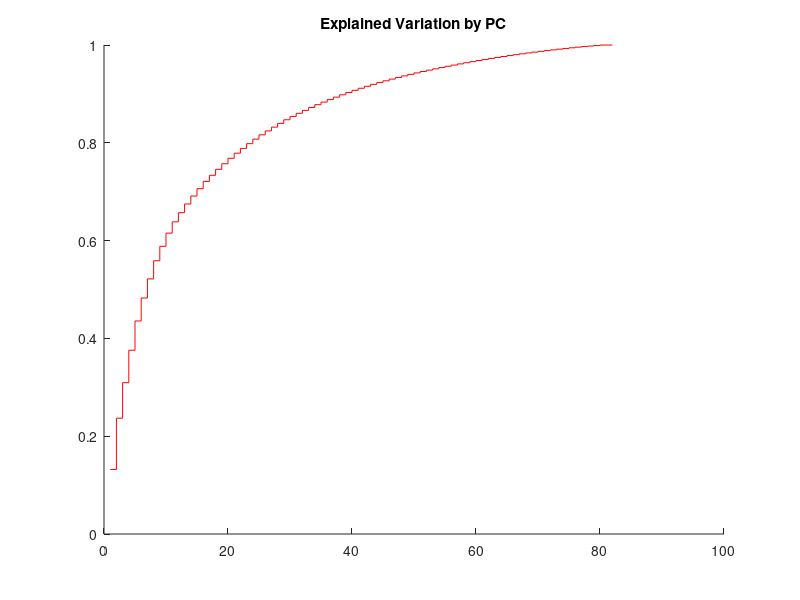

Reproduce this figure in MATLAB. (Note: this script raises an error after producing the figure.)
% Sean Bennett
% HW6

%% Question 1

load('CancerMicroarray.mat')

numTumors = length(G)
numGenes = length(X)

% There are 2308 different genes sequenced from 83 different tumors.

[coeffPC, scorePC, latentPC] = pca(X);

cumulativeLatent = cumsum(latentPC) / sum(latentPC);

numPC = max(find(cumulativeLatent < 0.95));

% You need 52 or 53 PCs to explain 95% of the data

figure;
hold on;
stairs(cumulativeLatent, 'Color', 'r');
title('Explained Variation by PC');
refline(0, 0.95);
line([52 52],[0 1]);
hold off;


linClass = fitcdiscr(scorePC(:, 1:10), G);
quadClass = fitcdiscr(scorePC(:, 1:10), G, 'DiscrimType', 'quadratic');

treeDiscr = fitctree(scorePC(:, 1:10), G);

%% Question 2

load('fisheriris');
numSpecies = length(unique(species));
numIris = length(species);
numMeas = size(meas,2);

% The measruements Ronald Fisher took were Petal Width, Petal Length, Sepal
% Width, and Sepal Length, measured in mm

[coeffPC2, scorePC2, latentPC2] = pca(meas);

figure; 
gscatter(scorePC2(:, 1), scorePC2(:, 2), species);
title('Iris measurements PCs 1 and 2 grouped by actual species');

kmeans2 = kmeans(meas, 2);
figure;
gscatter(scorePC2(:, 1), scorePC2(:, 2), kmeans2);
title('Iris measurements PCs 1 and 2 grouped by K-means = 2');

kmeans3 = kmeans(meas, 3);
figure;
gscatter(scorePC2(:, 1), scorePC2(:, 2), kmeans3);
title('Iris measurements PCs 1 and 2 grouped by K-means = 3');

kmeans4 = kmeans(meas, 4);
figure;
gscatter(scorePC2(:, 1), scorePC2(:, 2), kmeans4);
title('Iris measurements PCs 1 and 2 grouped by K-means = 4');